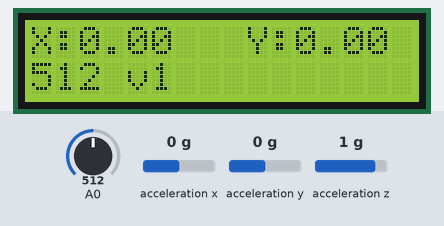
Bench run of a sketch on a simulated Arduino Uno, built with avr-gcc and run on an emulated ATmega328P. Parts: 16×2 character LCD. The inputs (shaded band) are chosen by the test bench; at power-on: A0 = 512, acceleration x 0 g, acceleration y 0 g, acceleration z 1 g. What the sketch prints to the serial monitor is not drawn.

Above: at 4.7 s.
4.8 s: A0 set to 440
At 5.0 s:
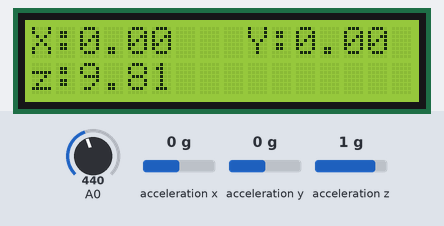
7.3 s: acceleration x set to -0.8 g
At 7.8 s:
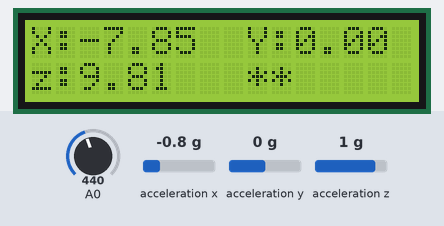
10.3 s: A0 set to 460
At 11.7 s:
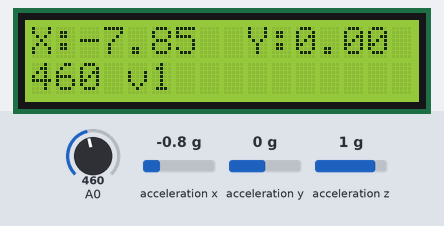
13.3 s: A0 set to 716
At 13.8 s:
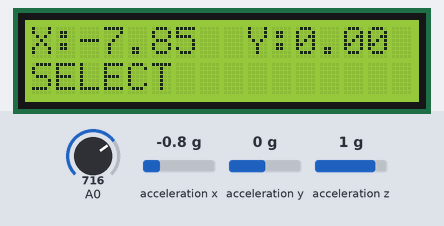
16.3 s: A0 set to 40
At 17.1 s:
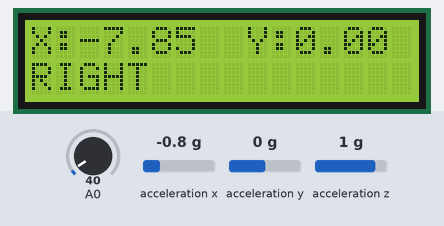
19.3 s: A0 set to 60
At 20.4 s:
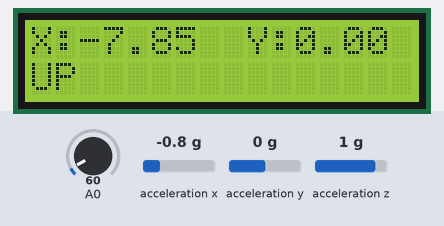
Timing chart, 0 to 22.3 s (numbered marks = the images above; inputs shaded):
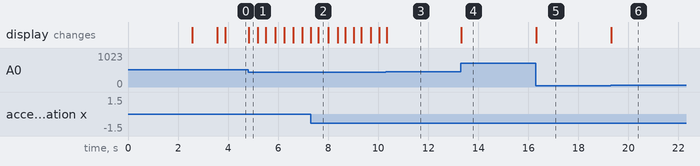

The sketch:

1xMMA8541_1xLCD162.ino
```cpp
#include <Wire.h>                                     // I2C Wire Library

// Adafruit Libraries
#include <Adafruit_MMA8451.h>                         // https://github.com/adafruit/Adafruit_MMA8451_Library
#include <Adafruit_Sensor.h>                          // https://github.com/adafruit/Adafruit_Sensor

//Defining the object for each sensor, mma and mma2
Adafruit_MMA8451 mma  = Adafruit_MMA8451();
//Sample using LiquidCrystal library
#include <LiquidCrystal.h>

/*******************************************************

  This program will test the LCD panel and the buttons

********************************************************/

// select the pins used on the LCD panel
LiquidCrystal lcd(8, 9, 4, 5, 6, 7);

// define some values used by the panel and buttons
int lcd_key     = 0;
int adc_key_in  = 0;
#define btnRIGHT  0
#define btnUP     1
#define btnDOWN   2
#define btnLEFT   3
#define btnSELECT 4
#define btnNONE   5


boolean writing = false;

int ledPinR = 2;

// read the buttons
int read_LCD_buttons()
{
  adc_key_in = analogRead(0);      // read the value from the sensor
  // my buttons when read are centered at these valies: 0, 144, 329, 504, 741
  // we add approx 50 to those values and check to see if we are close
  if (adc_key_in > 1000) return btnNONE; // We make this the 1st option for speed reasons since it will be the most likely result
  // For V1.1 us this threshold
  if (adc_key_in < 50)   return btnRIGHT;
  if (adc_key_in < 250)  return btnUP;
  if (adc_key_in < 450)  return btnDOWN;
  if (adc_key_in < 650)  return btnLEFT;
  if (adc_key_in < 850)  return btnSELECT;

  return btnNONE;  // when all others fail, return this...
}

void setup()
{
  lcd.begin(16, 2);                                     // start the library
  lcd.setCursor(0, 0);                                  // print a simple message
  Serial.begin(9600);                                   // Initiate serial communication


  lcd.print("Baja Test Suite");
  delay(2500);
  lcd.setCursor(0, 2);
  lcd.print("(c) 2017 KUBAJA");
  delay(1000);

  Serial.println("Start");
  if (! mma.begin(0x1D)) {                            // First sensor in the address of 0x1C
    Serial.println("Couldnt start first sensor");
    while (1);
  }

  Serial.println("Good");
  mma.setRange(MMA8451_RANGE_4_G);

}

void loop()
{


  mma.read();                                         // Read data for the first sensor

  int value = millis();

  if ((value % 3) == 0) {
    /* Get a new sensor event */
    sensors_event_t event;
    //  sensors_event_t event2;
    mma.getEvent(&event);
    //  mma2.getEvent(&event2);

    /* Display the results (acceleration is measured in m/s^2) */
    lcd.clear();
    lcd.print("X:"); lcd.print((double)event.acceleration.x,2);

    lcd.setCursor(8, 0);
    lcd.print(" Y:"); lcd.print((double)event.acceleration.y,2);

      lcd.setCursor(0,2);
       lcd.print("z:"); lcd.print(event.acceleration.z,2);

     if(writing == true) { lcd.setCursor(9, 2); lcd.print("**"); }


    Serial.print("X: \t"); Serial.print(event.acceleration.x); Serial.print("\t");
    Serial.print("Y: \t"); Serial.print(event.acceleration.y); Serial.print("\t");
    Serial.print("Z: \t"); Serial.print(event.acceleration.z); Serial.print("\t");
    Serial.println("m/s^2 ");

  }


  lcd.setCursor(0, 1);           // move to the begining of the second line
  lcd_key = read_LCD_buttons();  // read the buttons

  switch (lcd_key)               // depending on which button was pushed, we perform an action
  {
    case btnRIGHT:
      {
        lcd.print("RIGHT ");
        break;
      }
    case btnLEFT:
      {
        lcd.print(adc_key_in);
        lcd.print(" v");
        break;
      }
    case btnUP:
      {
        lcd.print("UP    ");
        break;
      }
    case btnDOWN:
      {
        if(writing == true) {
           writing = false;
           digitalWrite(ledPinR, LOW);
        } else {
          writing = true;
          digitalWrite(ledPinR, HIGH);
        }

        break;
      }
    case btnSELECT:
      {
        lcd.print("SELECT");

        break;
      }
    case btnNONE:
      {
        break;
      }
  }

}
```

Measured:
- the behaviour switches between 449 and 450 on A0 (found by bisection; images 2 and 3)
- after the input at 4.8 s, the display: changes at once (image 1)
- after the input at 7.3 s, the display: changes after 0.30 s (image 2)
- after the input at 10.3 s, the display: changes at once (image 3)
- after the input at 13.3 s, the display: changes at once (image 4)
- after the input at 16.3 s, the display: changes at once (image 5)
- after the input at 19.3 s, the display: changes at once (image 6)
